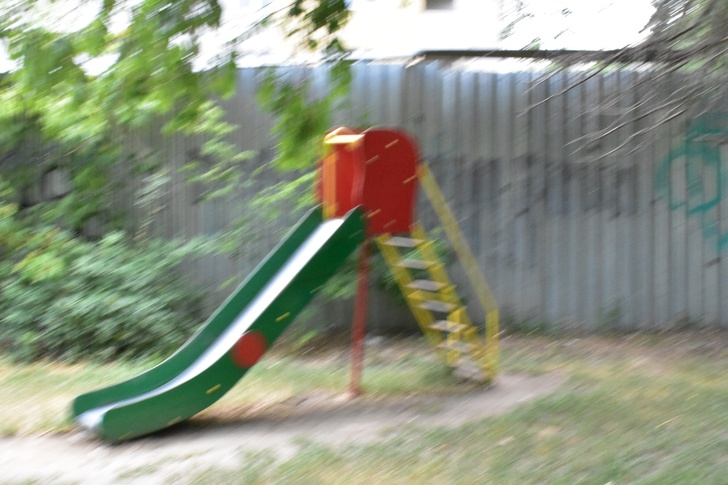
#> input picture DataSet/Blurred/008.JPG, 728 x 485 px, found by its file name; its folder holds only this picture in this run
$ python image_analyzer.py
#> lines starting #> are read from the running program, lines starting #| are printed output that depends on the picture
import numpy as np
import cv2 as cv
import os
import json


def sharpness(image):
    gray_img = np.dot(image[..., :3], [0.2989, 0.5870, 0.1140])
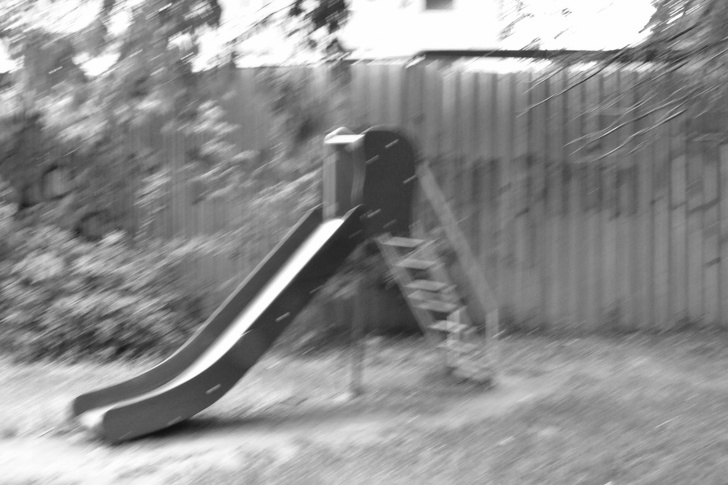
#> gray_img: shape (485, 728) float64; min 16.02, max 255, mean 143.2
    size = gray_img.shape
#> size = (485, 728)
    fft_img = abs(np.fft.fftshift(np.fft.fft2(gray_img)))
    thres = np.amax(fft_img) / 10000
#> thres = 5056.5
    count = 0

    for i in range(size[0]):
        for j in range(size[1]):
            if fft_img[i][j] >= thres:
                count += 1
#> after the loop, count = 50456
    image_quality = count / (size[0] * size[1])
#> image_quality = 0.143

    return image_quality


def is_sharp(image_quality, criterion):
    if image_quality >= criterion:
        result = True
    else:
        result = False

    return result


def get_metrics(func_name, measure, result):
    metrics = {"type of rating": switch(func_name), "image quality": measure, "result": result}

    return metrics


def switch(x):
   return {
      "is_sharp": "image sharpness rating"
   }.get(x, "")


if __name__ == "__main__":
    folder = "C:/Users/lenovo/Documents/GitHub/DIP_case1/DataSet/Blurred"
    d = {}
    for filename in os.listdir(folder):
        img = cv.imread(os.path.join(folder, filename))[:, :, ::-1]
        img_quality = sharpness(img)
#> img_quality = 0.143
        res = is_sharp(img_quality, 0.2)
#> res = False
        d[filename] = get_metrics(is_sharp.__name__, img_quality, res)
#> in get_metrics, `metrics = {"type of rating": switch(func_name), "image quality": measu..`: metrics = {'type of rating': 'image sharpness rating', 'image quality': 0.143, 'result': False}

    with open('data.json', 'w') as outfile:
        json.dump(d, outfile, indent=4)

$ run again, on DataSet/Blurred/045.jpg
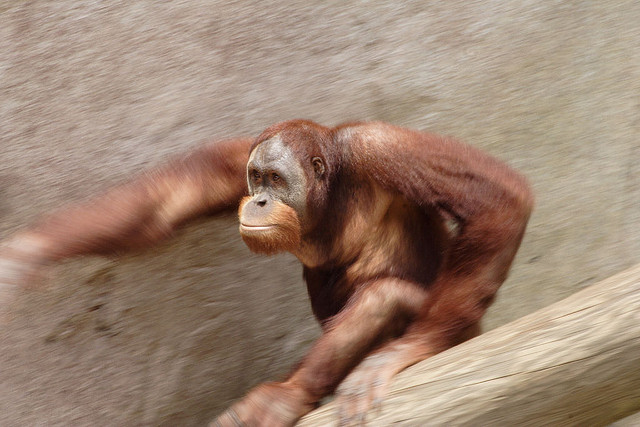
#> input picture DataSet/Blurred/045.jpg, 640 x 427 px, found by its file name
#> in sharpness, `gray_img = np.dot(image[..., :3], [0.2989, 0.5870, 0.1140])`:
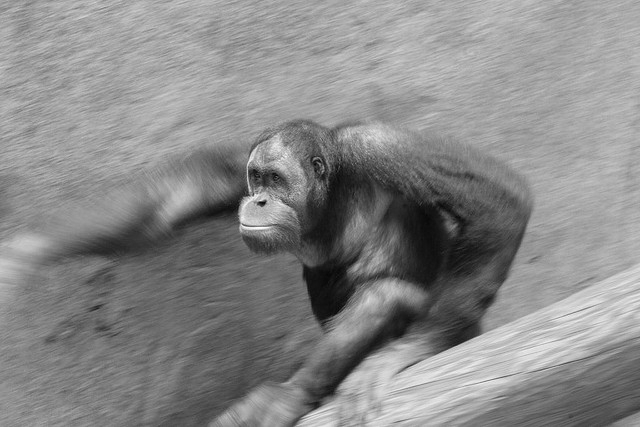
#> gray_img: shape (427, 640) float64; min 5.98, max 254.2, mean 136.9
#> thres = 3741.3
#> img_quality = 0.245
#> res = True
#> metrics = {'type of rating': 'image sharpness rating', 'image quality': 0.245, 'result': True}

$ run again, on DataSet/Blurred/052.jpg
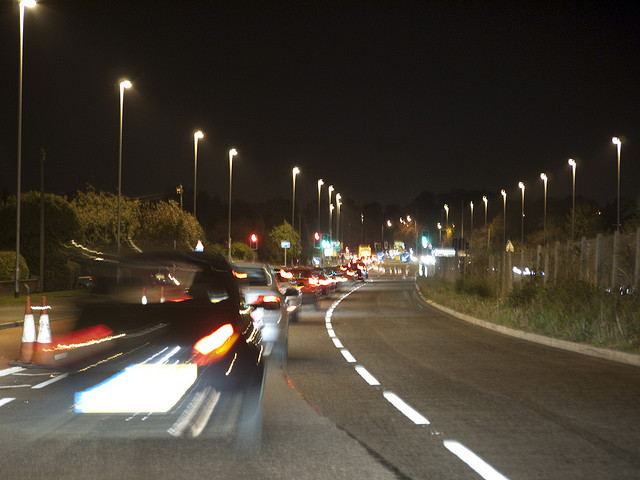
#> input picture DataSet/Blurred/052.jpg, 640 x 480 px, found by its file name
#> in sharpness, `gray_img = np.dot(image[..., :3], [0.2989, 0.5870, 0.1140])`:
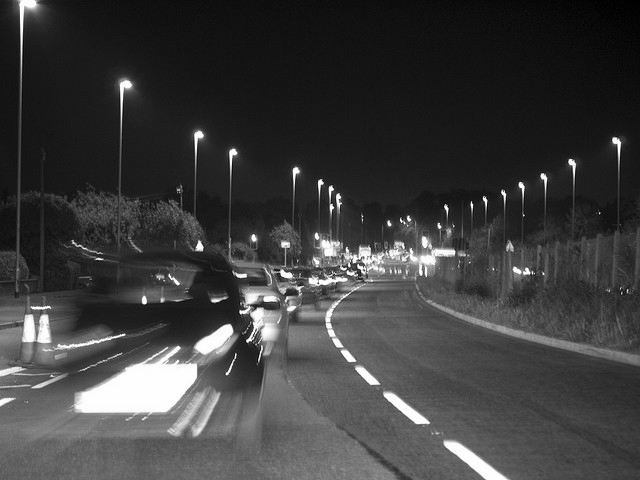
#> gray_img: shape (480, 640) float64; min 0, max 255, mean 61.8
#> thres = 1899.9
#> img_quality = 0.73
#> res = True
#> metrics = {'type of rating': 'image sharpness rating', 'image quality': 0.73, 'result': True}

$ run again, on DataSet/Blurred/060.jpg
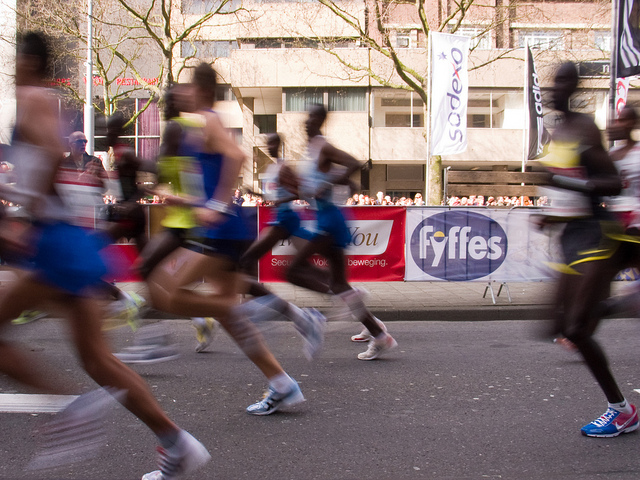
#> input picture DataSet/Blurred/060.jpg, 640 x 480 px, found by its file name
#> in sharpness, `gray_img = np.dot(image[..., :3], [0.2989, 0.5870, 0.1140])`:
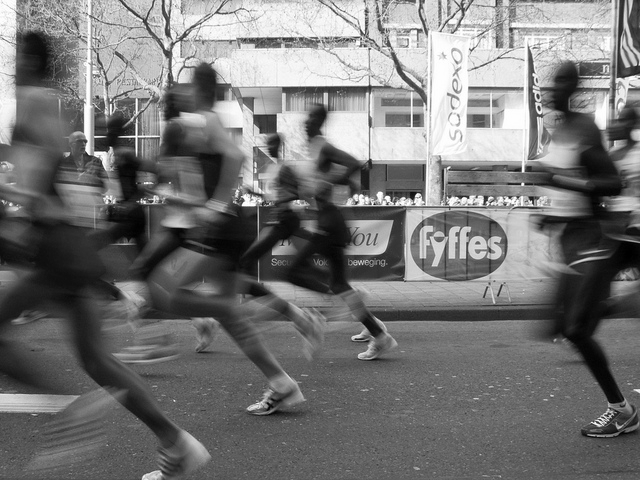
#> gray_img: shape (480, 640) float64; min 0, max 255, mean 117.5
#> thres = 3610.3
#> img_quality = 0.615
#> res = True
#> metrics = {'type of rating': 'image sharpness rating', 'image quality': 0.615, 'result': True}

$ run again, on DataSet/Blurred/027.jpg
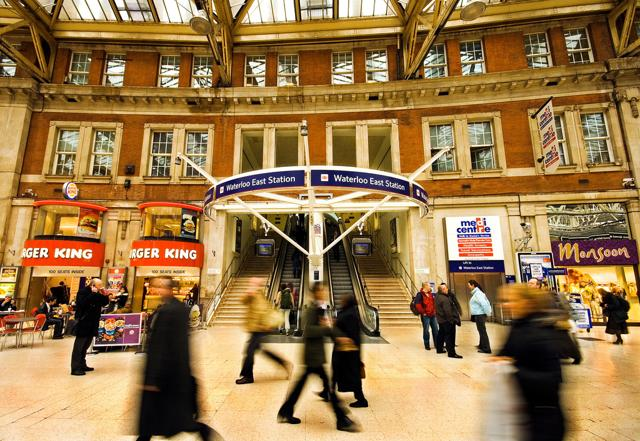
#> input picture DataSet/Blurred/027.jpg, 640 x 441 px, found by its file name
#> in sharpness, `gray_img = np.dot(image[..., :3], [0.2989, 0.5870, 0.1140])`:
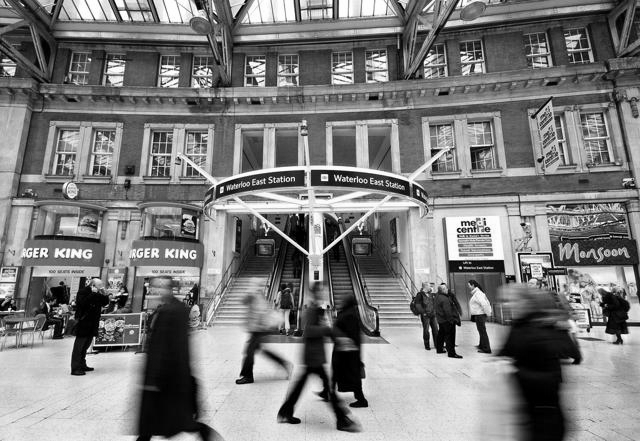
#> gray_img: shape (441, 640) float64; min 0, max 255, mean 125.8
#> thres = 3550.3
#> img_quality = 0.711
#> res = True
#> metrics = {'type of rating': 'image sharpness rating', 'image quality': 0.711, 'result': True}
